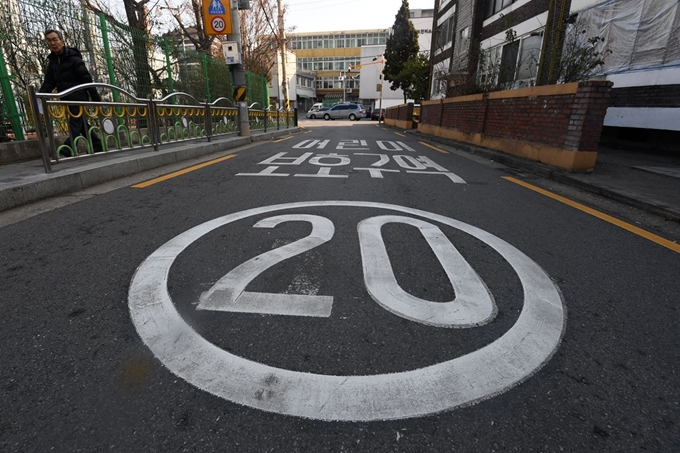
#> input picture 알짜배기 예제로 배우는 OpenCV/Chapter_9/test.jpg, 680 x 453 px
$ python code_9-10.py
#> lines starting #> are read from the running program, lines starting #| are printed output that depends on the picture
import numpy as np
import cv2

# 마우스 클릭한 좌표를 저장할 리스트입니다.
src = np.zeros([4,2], dtype = np.float32)
idx = 0

def mouse_callback(event, x, y, flags, param):
    global point_list, idx

    # 마우스 왼쪽 버튼을 누를 때마다 좌표를 리스트에 저장합니다.
    if event == cv2.EVENT_LBUTTONDOWN:

        src[idx] = (x,y)
        idx = idx + 1

        print("(%d, %d)" %(x,y))

        cv2.circle(img_color, (x,y), 10, (0,0,255), -1)

# 마우스 콜백 함수를 등록합니다.
cv2.namedWindow('original')
cv2.setMouseCallback('original', mouse_callback)

# 사용할 이미지를 불러옵니다.
img_color = cv2.imread('test.jpg')
#> img_color is the input picture: shape (453, 680, 3); mean B, G, R 82.1, 81.9, 82.5
img_original = img_color

# 반복하면서 마우스 클릭으로 네점을 지정하도록 합니다.
while(True):

    cv2.imshow("original", img_color)

    height, width = img_color.shape[:2]
#> height = 453; width = 680

    # spacebar를 누르면 루프에서 빠져나옵니다.
    if cv2.waitKey(1) == 32:
#> (key Esc is pressed here)
        break

# 퍼스펙티브 변환 후 영역으로 사각 영역을 지정합니다.
dst = np.float32([[0,0], [width,0], [0,height], [width,height]])
#> dst = [[0, 0], [680, 0], [0, 453], [680, 453]]

# 퍼스펙티브 변환 행렬을 생성합니다.
M = cv2.getPerspectiveTransform(src, dst)

# 이미지에 퍼스펙티브 변환을 적용합니다.
img_result = cv2.warpPerspective(img_original, M, (width,height))
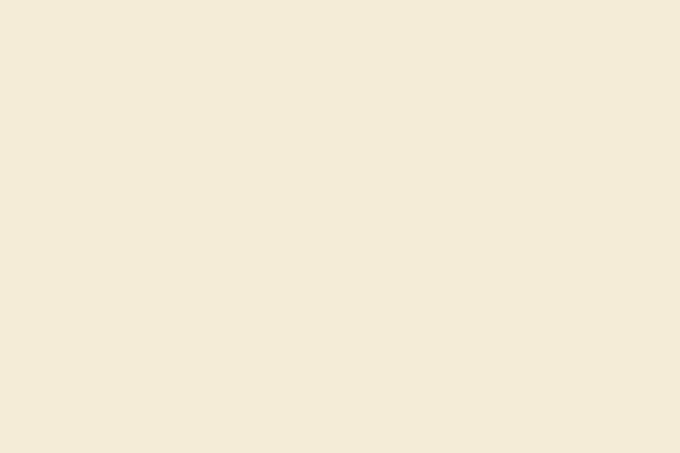
#> img_result: shape (453, 680, 3); mean B, G, R 215, 236, 244

# 결과를 보여줍니다.
cv2.imshow("result1", img_result)
cv2.waitKey(0)
cv2.destroyAllWindows()
